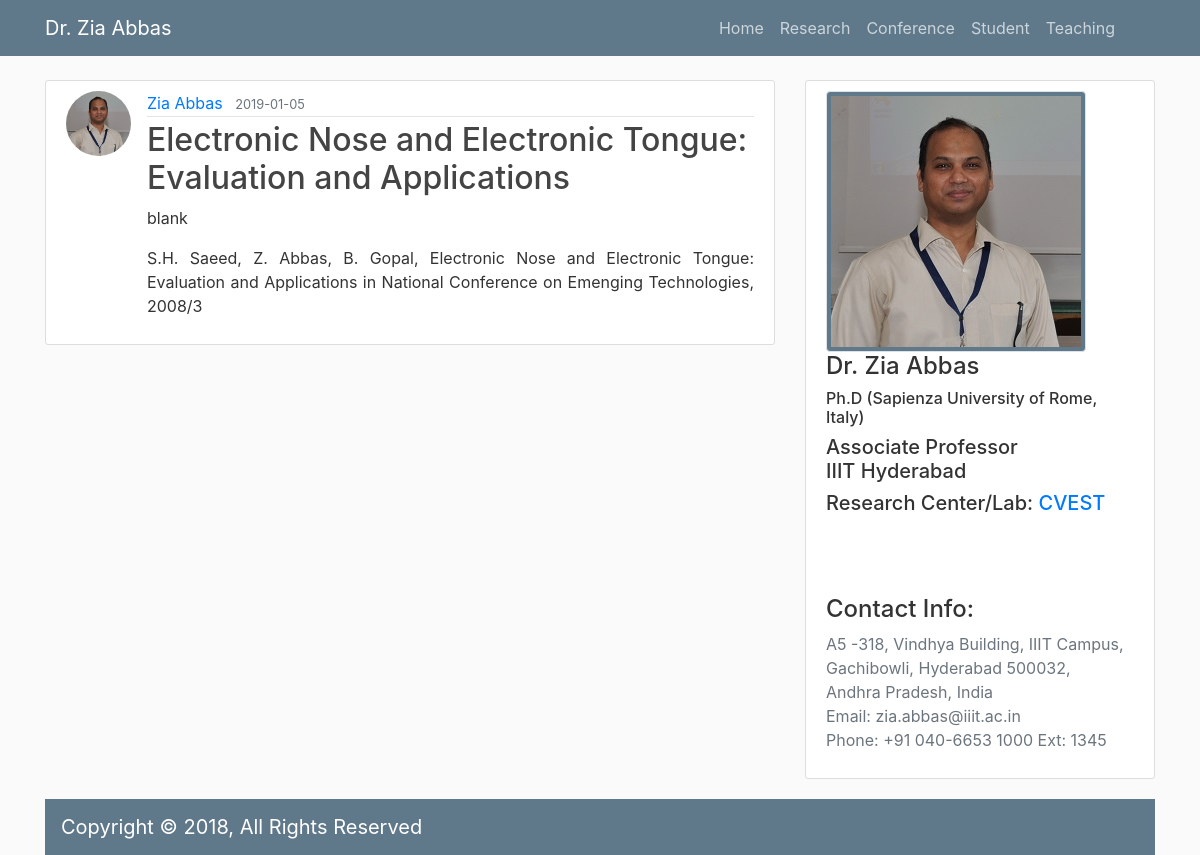
/post/1, run on the app's committed database.
### drabbas/models.py (models this page shows, shortened)
class User(db.Model, UserMixin):
    id = db.Column(db.Integer, primary_key=True)
    username = db.Column(db.String(20), unique=True, nullable=False)
    email = db.Column(db.String(120), unique=True, nullable=False)
    image_file = db.Column(db.String(20), nullable=False, default='default.jpg')
    password = db.Column(db.String(60), nullable=False)
    posts = db.relationship('Post', backref='author', lazy=True)

class Post(db.Model):
    id = db.Column(db.Integer, primary_key=True)
    title = db.Column(db.String(100), nullable=False)
    pdflink = db.Column(db.String(150), nullable=False)
    date_posted = db.Column(db.DateTime, nullable=False, default=datetime.utcnow)
    content = db.Column(db.Text, nullable=False)
    user_id = db.Column(db.Integer, db.ForeignKey('user.id'), nullable=False)

### drabbas/routes.py (the view)
@app.route("/post/<int:post_id>")
def post(post_id):
    post = Post.query.get_or_404(post_id)
    return render_template('post.html', title=post.title, post=post)

### drabbas/templates/post.html (shortened to what this page needs)
{% extends "layout.html" %}
{% block content %}
  <article class="media content-section">
    <img class="rounded-circle article-img" src="{{ url_for('static', filename='profile_pics/' + post.author.image_file) }}">
    <div class="media-body">
      <div class="article-metadata">
        <a class="mr-2" href="{{ url_for('user_posts', username=post.author.username) }}">{{ post.author.username }}</a>
        <small class="text-muted">{{ post.date_posted.strftime('%Y-%m-%d') }}</small>
      </div>
      <h2 class="article-title">{{ post.title }}</h2>
      <p class="article-content">{{ post.pdflink }}</p>
      <p class="article-content">{{ post.content }}</p>
    </div>
  </article>
{% endblock content %}

### drabbas/static/main.css (style rules this page uses)
body { background: #fafafa; color: #333333; margin-top: 5rem; }
.content-section { background: #ffffff; padding: 10px 20px; border: 1px solid #dddddd; border-radius: 3px; margin-bottom: 20px; }
.article-title { color: #444444; }
.article-content { white-space: pre-line; text-align: justify }
.article-img { height: 65px; width: 65px; margin-right: 16px; }
.article-metadata { padding-bottom: 1px; margin-bottom: 4px; border-bottom: 1px solid #e3e3e3 }

### data on the page
User: image_file (placeholder picture), author.username "Zia Abbas"
Post: date_posted "2019-01-05", title "Electronic Nose and Electronic Tongue: Evaluation and Applications", pdflink "blank", content "S.H. Saeed, Z. Abbas, B. Gopal, Electronic Nose and Electronic Tongue: Evaluation and Applications in National Conference on Emenging Technologies, 2008/3"
